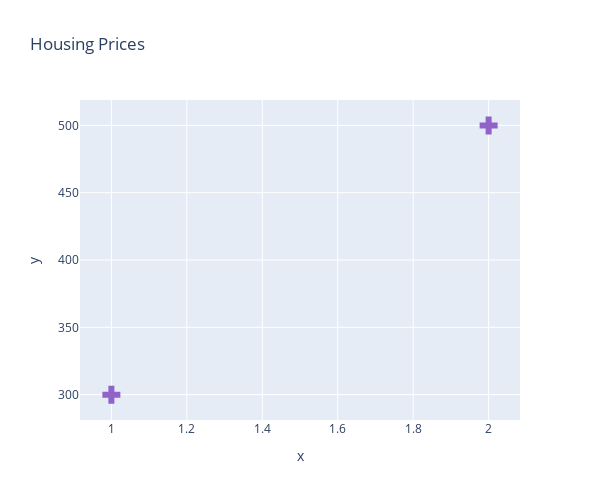

The code cell stored with this chart in its notebook:
### Markdown cell above
Let's also plot the data using plotly.

### Code cell
fig = px.scatter(x=x_train, y=y_train, title='Housing Prices')
fig.update_traces(
    marker_color='#9162ca',
    marker_opacity=1,
    marker_symbol='cross',
    marker_size=15
)
fig.update_layout(height=500, width=600)
fig.show()

### Figure 1 — Plotly figure (JSON) as saved in the notebook; plotly's stock layout.template omitted (floating-point values rounded to 4 significant figures)
{"data": [{"hovertemplate": "x=%{x}<br>y=%{y}<extra></extra>", "legendgroup": "", "marker": {"color": "#9162ca", "opacity": 1, "size": 15, "symbol": "cross"}, "mode": "markers", "name": "", "orientation": "v", "showlegend": false, "type": "scatter", "x": [1, 2], "xaxis": "x", "y": [300, 500], "yaxis": "y"}], "layout": {"height": 500, "legend": {"tracegroupgap": 0}, "title": {"text": "Housing Prices"}, "width": 600, "xaxis": {"anchor": "y", "domain": [0, 1], "title": {"text": "x"}}, "yaxis": {"anchor": "x", "domain": [0, 1], "title": {"text": "y"}}}}
